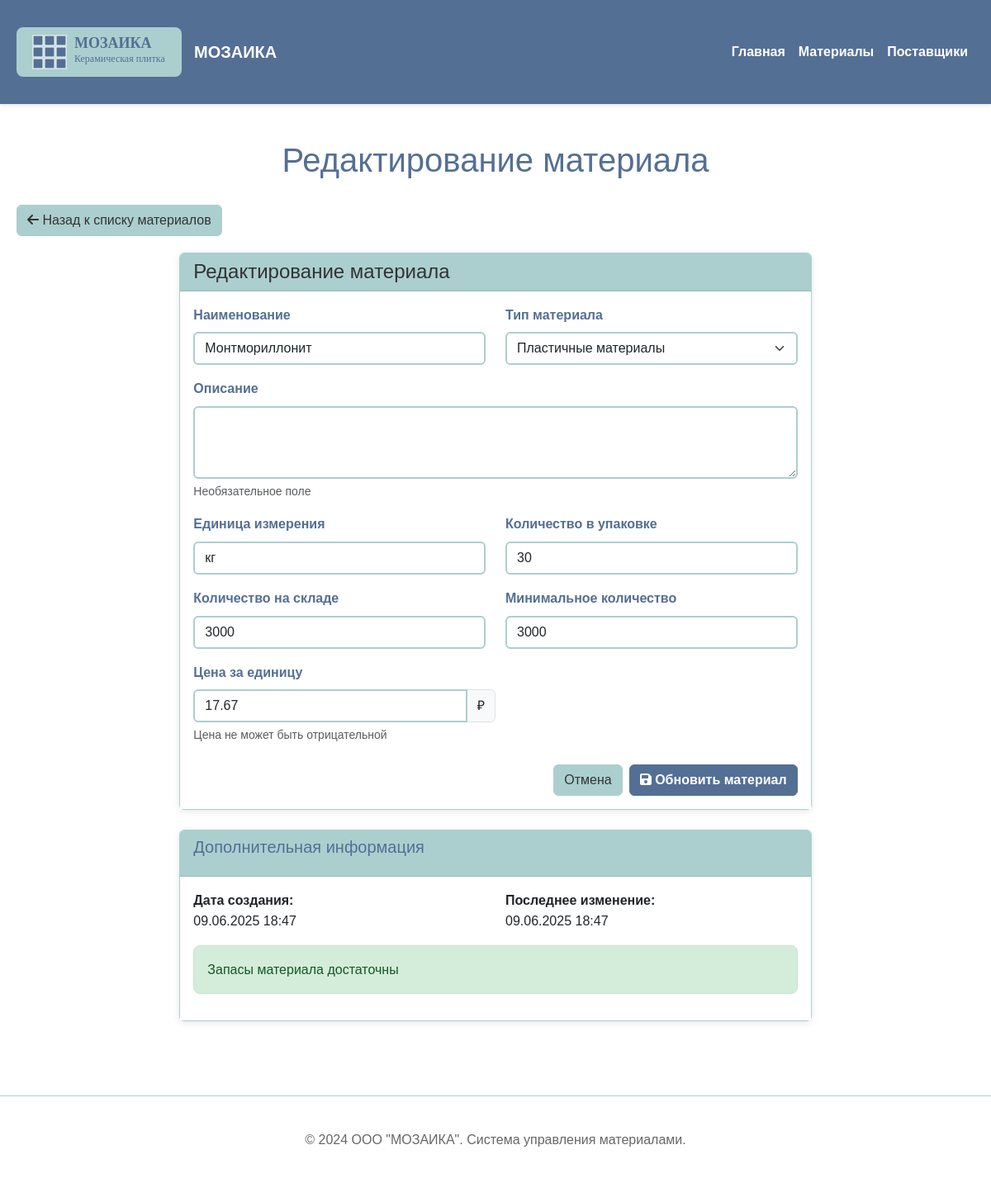
Page /material/edit/4 on the committed database.
### models.py (models this page shows, shortened)
class Material(db.Model):
    __tablename__ = 'materials'
    id = db.Column(db.Integer, primary_key=True)
    name = db.Column(db.String(200), nullable=False)
    type_id = db.Column(db.Integer, db.ForeignKey('material_types.id'), nullable=False)
    description = db.Column(db.Text)
    unit_of_measure = db.Column(db.String(20), nullable=False)  # единица измерения
    quantity_in_package = db.Column(db.Integer, nullable=False, default=1)  # количество в упаковке
    quantity_in_stock = db.Column(db.Integer, nullable=False, default=0)  # количество на складе
    min_quantity = db.Column(db.Integer, nullable=False, default=0)  # минимальное количество
    price_per_unit = db.Column(db.Numeric(10, 2), nullable=False)  # цена за единицу
    created_at = db.Column(db.DateTime, default=datetime.utcnow)
    updated_at = db.Column(db.DateTime, default=datetime.utcnow, onupdate=datetime.utcnow)
    def get_shortage_info(self):
        if self.quantity_in_stock >= self.min_quantity:
            return {
                'has_shortage': False,
                'shortage_amount': 0,
                'packages_needed': 0,
                'total_units_to_buy': 0,
                'min_purchase_cost': 0.0
            }

### routes.py (the view, shortened to what this page needs)
@app.route('/material/edit/<int:id>', methods=['GET', 'POST'])
def edit_material(id):
    material = Material.query.get_or_404(id)
    form = MaterialForm(obj=material)
    return render_template('material_form.html', form=form, title='Редактирование материала', material=material)

### templates/material_form.html (shortened to what this page needs)
{% extends "base.html" %}
{% block page_header %}
<h1>{{ title }}</h1>
{% endblock %}
{% block content %}
<div class="back-button">
    <a href="{{ url_for('materials') }}" class="btn btn-secondary">
        <i class="fas fa-arrow-left"></i> Назад к списку материалов
    </a>
</div>
<div class="row justify-content-center">
    <div class="col-lg-8">
        <div class="card">
            <div class="card-header">
                <h4 class="card-title mb-0">{{ title }}</h4>
            </div>
            <div class="card-body">
                <form method="POST" data-validate novalidate>
                    <div class="row">
                        <div class="col-md-6 mb-3">
                            {{ form.name.label(class="form-label") }}
                            {{ form.name(class="form-control" + (" is-invalid" if form.name.errors else "")) }}
                        </div>
                        <div class="col-md-6 mb-3">
                            {{ form.type_id.label(class="form-label") }}
                            {{ form.type_id(class="form-select" + (" is-invalid" if form.type_id.errors else "")) }}
                        </div>
                    </div>
                    <div class="mb-3">
                        {{ form.description.label(class="form-label") }}
                        {{ form.description(class="form-control", rows="3") }}
                        <div class="form-text">Необязательное поле</div>
                    </div>
                    <div class="row">
                        <div class="col-md-6 mb-3">
                            {{ form.unit_of_measure.label(class="form-label") }}
                            {{ form.unit_of_measure(class="form-control" + (" is-invalid" if form.unit_of_measure.errors else ""), placeholder="кг, л, шт, м²") }}
                        </div>
                        <div class="col-md-6 mb-3">
                            {{ form.quantity_in_package.label(class="form-label") }}
                            {{ form.quantity_in_package(class="form-control" + (" is-invalid" if form.quantity_in_package.errors else ""), min="1") }}
                        </div>
                    </div>
                    <div class="row">
                        <div class="col-md-6 mb-3">
                            {{ form.quantity_in_stock.label(class="form-label") }}
                            {{ form.quantity_in_stock(class="form-control" + (" is-invalid" if form.quantity_in_stock.errors else ""), min="0") }}
                        </div>
                        <div class="col-md-6 mb-3">
                            {{ form.min_quantity.label(class="form-label") }}
                            {{ form.min_quantity(class="form-control" + (" is-invalid" if form.min_quantity.errors else ""), min="0") }}
                        </div>
                    </div>
                    <div class="col-md-6 mb-3">
                        {{ form.price_per_unit.label(class="form-label") }}
                        <div class="input-group">
                            {{ form.price_per_unit(class="form-control" + (" is-invalid" if form.price_per_unit.errors else ""), min="0.01", step="0.01") }}
                            <span class="input-group-text">₽</span>
                        </div>
                        <div class="form-text">Цена не может быть отрицательной</div>
                    </div>
                    <div class="d-flex justify-content-end gap-2 mt-4">
                        <a href="{{ url_for('materials') }}" class="btn btn-secondary">
                            Отмена
                        </a>
                        <button type="submit" class="btn btn-primary">
                            <i class="fas fa-save"></i>
                            {% if material %}Обновить{% else %}Добавить{% endif %} материал
                        </button>
                    </div>
                </form>
            </div>
        </div>
        {% if material %}
            <div class="card mt-4">
                <div class="card-header">
                    <h5>Дополнительная информация</h5>
                </div>
                <div class="card-body">
                    <div class="row">
                        <div class="col-md-6">
                            <p><strong>Дата создания:</strong><br>
                            {{ material.created_at.strftime('%d.%m.%Y %H:%M') if material.created_at else 'Неизвестно' }}</p>
                        </div>
                        <div class="col-md-6">
                            <p><strong>Последнее изменение:</strong><br>
                            {{ material.updated_at.strftime('%d.%m.%Y %H:%M') if material.updated_at else 'Неизвестно' }}</p>
                        </div>
                    </div>
                    {% set shortage_info = material.get_shortage_info() %}
                    {% if shortage_info.has_shortage %}
                        <div class="alert alert-warning">
                            <h6>Необходима закупка:</h6>
                            <ul class="mb-0">
                                <li>Нехватка: {{ shortage_info.shortage_amount }} {{ material.unit_of_measure }}</li>
                                <li>Упаковок к покупке: {{ shortage_info.packages_needed }} шт.</li>
                                <li>Всего единиц: {{ shortage_info.total_units_to_buy }} {{ material.unit_of_measure }}</li>
                                <li><strong>Стоимость закупки: {{ "%.2f"|format(shortage_info.min_purchase_cost) }} ₽</strong></li>
                            </ul>
                        </div>
                    {% else %}
                        <div class="alert alert-success">
                            Запасы материала достаточны
                        </div>
                    {% endif %}
                </div>
            </div>
        {% endif %}
    </div>
</div>
{% endblock %}

### static/css/style.css (style rules this page uses)
body { font-family: 'Comic Sans MS', cursive, sans-serif; background-color: #FFFFFF; color: #333; margin: 0; padding: 0; line-height: 1.6; }
h1, h2, h3, h4, h5, h6 { font-family: 'Comic Sans MS', cursive, sans-serif; color: #546F94; margin-bottom: 15px; }
h1 { font-size: 2.5em; text-align: center; margin-bottom: 30px; }
.btn-primary { background-color: #546F94; border-color: #546F94; font-family: 'Comic Sans MS', cursive, sans-serif; font-weight: bold; }
.btn-secondary { background-color: #ABCFCE; border-color: #ABCFCE; color: #333; font-family: 'Comic Sans MS', cursive, sans-serif; }
.card { border: 1px solid #ABCFCE; box-shadow: 0 2px 8px rgba(0,0,0,0.1); margin-bottom: 20px; }
.card-header { background-color: #ABCFCE; color: #333; font-weight: bold; border-bottom: 1px solid #9bb8b5; }
.card-body { background-color: #FFFFFF; }
.form-control, .form-select { font-family: 'Comic Sans MS', cursive, sans-serif; border: 2px solid #ABCFCE; }
.form-label { font-weight: bold; color: #546F94; }
.alert { font-family: 'Comic Sans MS', cursive, sans-serif; border-radius: 8px; }
.alert-success { background-color: #d4edda; border-color: #c3e6cb; color: #155724; }
.back-button { margin-bottom: 20px; }

### rows in the picture
Material: name "Монтмориллонит", type_id "Пластичные материалы", unit_of_measure "кг", quantity_in_package "30", quantity_in_stock "3000", min_quantity "3000", price_per_unit "17.67", created_at "09.06.2025 18:47", updated_at "09.06.2025 18:47"

### other values in the picture
{{ title }} "Редактирование материала"
